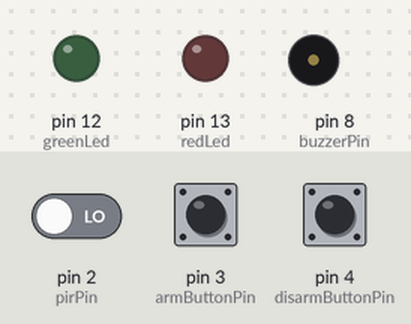
A sketch run on a simulated Arduino Uno, built with avr-gcc and run on an emulated ATmega328P. On the bench: output pins drawn as LEDs (lit = HIGH), buzzer (waves = sounding). Dashed ring = blinking. The test bench sets the inputs (shaded band); at power-on: pin 3 (armButtonPin) HIGH, pin 2 (pirPin) LOW, pin 4 (disarmButtonPin) HIGH. What the sketch prints to the serial monitor is not drawn.

Above: at 1.2 s.
1.3 s: pin 3 (armButtonPin) pulled LOW for 0.15 s
At 1.7 s:
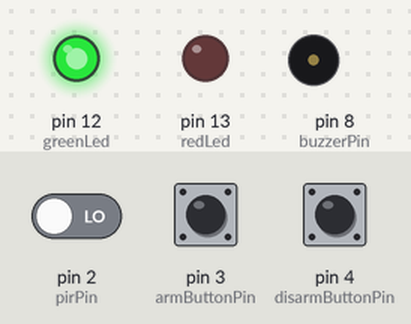
2.9 s: pin 2 (pirPin) driven HIGH
At 3.3 s:
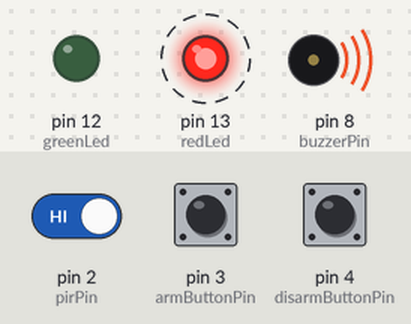
5.9 s: pin 4 (disarmButtonPin) pulled LOW for 0.15 s
At 7.0 s:
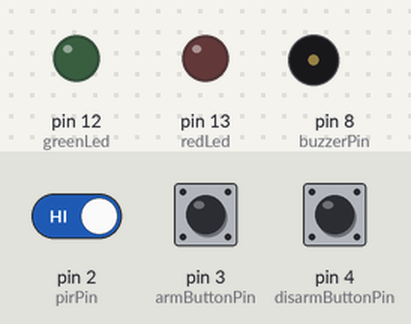
7.5 s: pin 3 (armButtonPin) pulled LOW for 1 s
At 8.0 s:
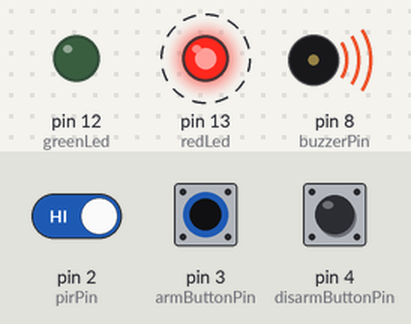
11.1 s: pin 2 (pirPin) driven LOW
At 12.6 s:
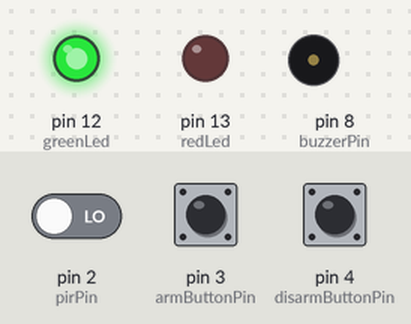
Timing chart, 0 to 14.1 s (numbered marks = the images above; inputs shaded):
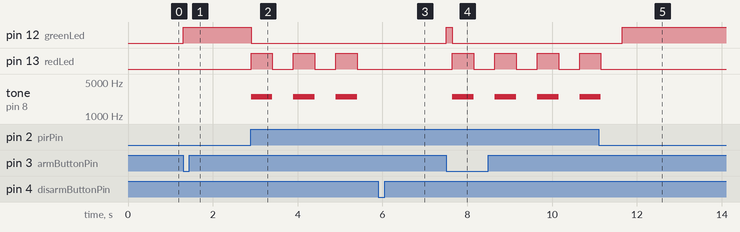

Measured:
- after the input at 1.3 s, pin 12 (greenLed): LOW → HIGH at once
- after the input at 2.9 s, pin 12 (greenLed): HIGH → LOW at once; pin 13 (redLed): alternates HIGH for 0.50 s and LOW for 0.50 s, starting at once; tone on pin 8 (buzzerPin): alternates 2500 Hz for 0.50 s and silent for 0.50 s, starting at once
- after the input at 5.9 s, pin 13 (redLed): stops changing and stays LOW; tone on pin 8 (buzzerPin): stops changing and stays silent
- after the input at 7.5 s, pin 12 (greenLed): LOW → HIGH at once, → LOW 0.15 s later; pin 13 (redLed): alternates HIGH for 0.50 s and LOW for 0.50 s, starting after 0.15 s; tone on pin 8 (buzzerPin): alternates 2500 Hz for 0.50 s and silent for 0.50 s, starting after 0.15 s
- after the input at 11.1 s, pin 12 (greenLed): LOW → HIGH after 0.55 s; pin 13 (redLed): goes on until 11.2 s, then stays LOW; tone on pin 8 (buzzerPin): goes on until 11.2 s, then stays silent

The sketch:

security-mode-pir.ino
```cpp
const int pirPin = 2;          // Digital input pin for PIR sensor
const int armButtonPin = 3;     // Digital input pin for ARM button
const int disarmButtonPin = 4;  // Digital input pin for DISARM button
const int buzzerPin = 8;       // Digital output pin for audio alarm buzzer
const int redLed = 13;         // Digital output pin for Alarm/Alert LED (Red)
const int greenLed = 12;       // Digital output pin for System Armed LED (Green)

bool systemArmed = false;      // System status flag (true = Armed, false = Disarmed)
int lastArmState = HIGH;       // Previous state for ARM button
int lastDisarmState = HIGH;    // Previous state for DISARM button

void setup() {
  // Configure input pins
  pinMode(pirPin, INPUT);

  // Enable internal pull-up resistors for both buttons
  pinMode(armButtonPin, INPUT_PULLUP);
  pinMode(disarmButtonPin, INPUT_PULLUP);

  // Configure output pins
  pinMode(buzzerPin, OUTPUT);
  pinMode(redLed, OUTPUT);
  pinMode(greenLed, OUTPUT);

  // Initialize Serial Communication for debugging
  Serial.begin(9600);
  Serial.println("--- Home Security System Started ---");
}

void loop() {
  // Read current states of both push buttons
  int armState = digitalRead(armButtonPin);
  int disarmState = digitalRead(disarmButtonPin);

  // --- Check ARM Button Press ---
  if (armState == LOW && lastArmState == HIGH) {
    if (!systemArmed) {
      systemArmed = true;
      Serial.println("🟢 System ARMED manually");
      digitalWrite(greenLed, HIGH); // Turn ON green LED
      digitalWrite(redLed, LOW);    // Ensure red LED is OFF
      noTone(buzzerPin);            // Silence buzzer
    }
    delay(150); // Debounce delay
  }

  // --- Check DISARM Button Press ---
  if (disarmState == LOW && lastDisarmState == HIGH) {
    if (systemArmed) {
      systemArmed = false;
      Serial.println("🔴 System DISARMED manually");
      digitalWrite(greenLed, LOW);  // Turn OFF green LED
      digitalWrite(redLed, LOW);    // Turn OFF red LED
      noTone(buzzerPin);            // Silence buzzer
    }
    delay(150); // Debounce delay
  }

  // Save current button states for next iteration
  lastArmState = armState;
  lastDisarmState = disarmState;

  // Execute security check only if the system is ARMED
  if (systemArmed) {
    int motion = digitalRead(pirPin); // Read motion sensor status

    // Trigger alarm if motion is detected
    if (motion == HIGH) {
      Serial.println("🚨 INTRUDER DETECTED! Real Alarm Active!");
      triggerAlarm(); // Call realistic alarm subroutine
    } else {
      // Normal armed status (No motion)
      digitalWrite(greenLed, HIGH); // Keep green LED ON
      digitalWrite(redLed, LOW);    // Keep red LED OFF
      noTone(buzzerPin);            // Silence buzzer
    }
  }
}

// Subroutine for realistic 1-second pulsing alarm
void triggerAlarm() {
  // Step 1: Turn OFF green LED during alarm
  digitalWrite(greenLed, LOW);

  // Step 2: Alarm ON phase (500 milliseconds)
  digitalWrite(redLed, HIGH); // Turn ON warning red LED
  tone(buzzerPin, 2500);      // Play loud alarm tone (2500 Hz)
  delay(500);                 // Active state for half a second

  // Step 3: Alarm OFF phase (500 milliseconds)
  digitalWrite(redLed, LOW);  // Turn OFF warning red LED
  noTone(buzzerPin);          // Stop buzzer sound
  delay(500);                 // Silence state for half a second
}
```
